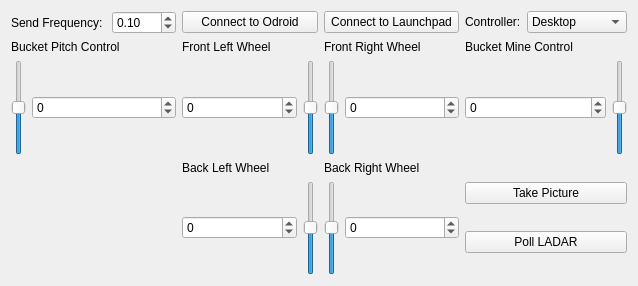
<?xml version="1.0" encoding="UTF-8"?>
<ui version="4.0">
 <class>NASAboticsControlInterfaceClass</class>
 <widget class="QWidget" name="NASAboticsControlInterfaceClass">
  <property name="geometry">
   <rect>
    <x>0</x>
    <y>0</y>
    <width>638</width>
    <height>286</height>
   </rect>
  </property>
  <property name="windowTitle">
   <string>NASAboticsControlInterface</string>
  </property>
  <layout class="QGridLayout" name="gridLayout">
   <item row="3" column="0">
    <layout class="QVBoxLayout" name="bucket_pitch_control_layout_">
     <item>
      <widget class="QLabel" name="label_8">
       <property name="text">
        <string>Bucket Pitch Control</string>
       </property>
      </widget>
     </item>
     <item>
      <layout class="QHBoxLayout" name="horizontalLayout_6">
       <item>
        <widget class="QSlider" name="bucket_pitch_control_slider_">
         <property name="minimum">
          <number>-128</number>
         </property>
         <property name="maximum">
          <number>127</number>
         </property>
         <property name="orientation">
          <enum>Qt::Vertical</enum>
         </property>
        </widget>
       </item>
       <item>
        <widget class="QSpinBox" name="bucket_pitch_control_spinbox_">
         <property name="minimum">
          <number>-128</number>
         </property>
         <property name="maximum">
          <number>127</number>
         </property>
        </widget>
       </item>
      </layout>
     </item>
    </layout>
   </item>
   <item row="3" column="1">
    <layout class="QVBoxLayout" name="front_left_wheel_layout_">
     <item>
      <widget class="QLabel" name="label_3">
       <property name="text">
        <string>Front Left Wheel</string>
       </property>
      </widget>
     </item>
     <item>
      <layout class="QHBoxLayout" name="horizontalLayout">
       <item>
        <widget class="QSpinBox" name="front_left_wheel_spinbox_">
         <property name="minimum">
          <number>-32678</number>
         </property>
         <property name="maximum">
          <number>32678</number>
         </property>
         <property name="value">
          <number>0</number>
         </property>
        </widget>
       </item>
       <item>
        <widget class="QSlider" name="front_left_wheel_slider_">
         <property name="minimum">
          <number>-32678</number>
         </property>
         <property name="maximum">
          <number>32677</number>
         </property>
         <property name="orientation">
          <enum>Qt::Vertical</enum>
         </property>
        </widget>
       </item>
      </layout>
     </item>
    </layout>
   </item>
   <item row="0" column="3">
    <layout class="QFormLayout" name="controller_select_layout_">
     <property name="fieldGrowthPolicy">
      <enum>QFormLayout::AllNonFixedFieldsGrow</enum>
     </property>
     <item row="0" column="0">
      <widget class="QLabel" name="controller_select_label_">
       <property name="text">
        <string>Controller:</string>
       </property>
      </widget>
     </item>
     <item row="0" column="1">
      <widget class="QComboBox" name="controller_select_">
       <property name="editable">
        <bool>false</bool>
       </property>
       <item>
        <property name="text">
         <string>Desktop</string>
        </property>
       </item>
       <item>
        <property name="text">
         <string>XBox (type1)</string>
        </property>
       </item>
      </widget>
     </item>
    </layout>
   </item>
   <item row="0" column="0">
    <layout class="QFormLayout" name="send_frequency_layout_">
     <property name="fieldGrowthPolicy">
      <enum>QFormLayout::AllNonFixedFieldsGrow</enum>
     </property>
     <item row="0" column="0">
      <widget class="QLabel" name="send_frequency_label_">
       <property name="text">
        <string>Send Frequency: </string>
       </property>
      </widget>
     </item>
     <item row="0" column="1">
      <widget class="QDoubleSpinBox" name="send_frequency_spinbox_">
       <property name="maximum">
        <double>100.000000000000000</double>
       </property>
       <property name="value">
        <double>0.100000000000000</double>
       </property>
      </widget>
     </item>
    </layout>
   </item>
   <item row="4" column="2">
    <layout class="QVBoxLayout" name="back_right_wheel_layout_">
     <item>
      <widget class="QLabel" name="label_6">
       <property name="text">
        <string>Back Right Wheel</string>
       </property>
      </widget>
     </item>
     <item>
      <layout class="QHBoxLayout" name="horizontalLayout_4">
       <item>
        <widget class="QSlider" name="back_right_wheel_slider_">
         <property name="minimum">
          <number>-32678</number>
         </property>
         <property name="maximum">
          <number>32677</number>
         </property>
         <property name="orientation">
          <enum>Qt::Vertical</enum>
         </property>
        </widget>
       </item>
       <item>
        <widget class="QSpinBox" name="back_right_wheel_spinbox_">
         <property name="minimum">
          <number>-32678</number>
         </property>
         <property name="maximum">
          <number>32678</number>
         </property>
         <property name="value">
          <number>0</number>
         </property>
        </widget>
       </item>
      </layout>
     </item>
    </layout>
   </item>
   <item row="3" column="2">
    <layout class="QVBoxLayout" name="front_right_wheel_layout_">
     <item>
      <widget class="QLabel" name="label_4">
       <property name="text">
        <string>Front Right Wheel</string>
       </property>
      </widget>
     </item>
     <item>
      <layout class="QHBoxLayout" name="horizontalLayout_2">
       <item>
        <widget class="QSlider" name="front_right_wheel_slider_">
         <property name="minimum">
          <number>-32678</number>
         </property>
         <property name="maximum">
          <number>32677</number>
         </property>
         <property name="orientation">
          <enum>Qt::Vertical</enum>
         </property>
        </widget>
       </item>
       <item>
        <widget class="QSpinBox" name="front_right_wheel_spinbox_">
         <property name="minimum">
          <number>-32678</number>
         </property>
         <property name="maximum">
          <number>32678</number>
         </property>
         <property name="value">
          <number>0</number>
         </property>
        </widget>
       </item>
      </layout>
     </item>
    </layout>
   </item>
   <item row="3" column="3">
    <layout class="QVBoxLayout" name="mine_control_layout_">
     <item>
      <widget class="QLabel" name="label_7">
       <property name="text">
        <string>Bucket Mine Control</string>
       </property>
      </widget>
     </item>
     <item>
      <layout class="QHBoxLayout" name="horizontalLayout_5">
       <item>
        <widget class="QSpinBox" name="bucket_mine_control_spinbox_">
         <property name="minimum">
          <number>-128</number>
         </property>
         <property name="maximum">
          <number>127</number>
         </property>
        </widget>
       </item>
       <item>
        <widget class="QSlider" name="bucket_mine_control_slider_">
         <property name="minimum">
          <number>-128</number>
         </property>
         <property name="maximum">
          <number>127</number>
         </property>
         <property name="orientation">
          <enum>Qt::Vertical</enum>
         </property>
        </widget>
       </item>
      </layout>
     </item>
    </layout>
   </item>
   <item row="4" column="1">
    <layout class="QVBoxLayout" name="back_left_wheel_layout_">
     <item>
      <widget class="QLabel" name="label_5">
       <property name="text">
        <string>Back Left Wheel</string>
       </property>
      </widget>
     </item>
     <item>
      <layout class="QHBoxLayout" name="horizontalLayout_3">
       <item>
        <widget class="QSpinBox" name="back_left_wheel_spinbox_">
         <property name="minimum">
          <number>-32678</number>
         </property>
         <property name="maximum">
          <number>32678</number>
         </property>
         <property name="value">
          <number>0</number>
         </property>
        </widget>
       </item>
       <item>
        <widget class="QSlider" name="back_left_wheel_slider_">
         <property name="minimum">
          <number>-32678</number>
         </property>
         <property name="maximum">
          <number>32677</number>
         </property>
         <property name="orientation">
          <enum>Qt::Vertical</enum>
         </property>
        </widget>
       </item>
      </layout>
     </item>
    </layout>
   </item>
   <item row="4" column="3">
    <layout class="QVBoxLayout" name="verticalLayout">
     <item>
      <widget class="QPushButton" name="take_picture_button_">
       <property name="text">
        <string>Take Picture</string>
       </property>
      </widget>
     </item>
     <item>
      <widget class="QPushButton" name="poll_ladar_button_">
       <property name="text">
        <string>Poll LADAR</string>
       </property>
      </widget>
     </item>
    </layout>
   </item>
   <item row="4" column="0">
    <widget class="QLabel" name="label">
     <property name="styleSheet">
      <string notr="true">image: url(:/NASAboticsControlInterface/Resources/GR_Logo.jpg);</string>
     </property>
     <property name="text">
      <string/>
     </property>
    </widget>
   </item>
   <item row="0" column="1">
    <widget class="QPushButton" name="connect_to_odroid_btn_">
     <property name="text">
      <string>Connect to Odroid</string>
     </property>
    </widget>
   </item>
   <item row="0" column="2">
    <widget class="QPushButton" name="connect_to_launchpad_btn_">
     <property name="text">
      <string>Connect to Launchpad</string>
     </property>
    </widget>
   </item>
  </layout>
 </widget>
 <layoutdefault spacing="6" margin="11"/>
 <tabstops>
  <tabstop>send_frequency_spinbox_</tabstop>
  <tabstop>controller_select_</tabstop>
  <tabstop>bucket_pitch_control_slider_</tabstop>
  <tabstop>bucket_pitch_control_spinbox_</tabstop>
  <tabstop>front_left_wheel_spinbox_</tabstop>
  <tabstop>front_left_wheel_slider_</tabstop>
  <tabstop>front_right_wheel_slider_</tabstop>
  <tabstop>front_right_wheel_spinbox_</tabstop>
  <tabstop>bucket_mine_control_spinbox_</tabstop>
  <tabstop>bucket_mine_control_slider_</tabstop>
  <tabstop>back_left_wheel_spinbox_</tabstop>
  <tabstop>back_left_wheel_slider_</tabstop>
  <tabstop>back_right_wheel_slider_</tabstop>
  <tabstop>back_right_wheel_spinbox_</tabstop>
 </tabstops>
 <resources>
  <include location="nasaboticscontrolinterface.qrc"/>
 </resources>
 <connections>
  <connection>
   <sender>bucket_pitch_control_spinbox_</sender>
   <signal>valueChanged(int)</signal>
   <receiver>bucket_pitch_control_slider_</receiver>
   <slot>setValue(int)</slot>
   <hints>
    <hint type="sourcelabel">
     <x>183</x>
     <y>201</y>
    </hint>
    <hint type="destinationlabel">
     <x>28</x>
     <y>150</y>
    </hint>
   </hints>
  </connection>
  <connection>
   <sender>bucket_pitch_control_slider_</sender>
   <signal>valueChanged(int)</signal>
   <receiver>bucket_pitch_control_spinbox_</receiver>
   <slot>setValue(int)</slot>
   <hints>
    <hint type="sourcelabel">
     <x>33</x>
     <y>150</y>
    </hint>
    <hint type="destinationlabel">
     <x>156</x>
     <y>201</y>
    </hint>
   </hints>
  </connection>
  <connection>
   <sender>front_left_wheel_spinbox_</sender>
   <signal>valueChanged(int)</signal>
   <receiver>front_left_wheel_slider_</receiver>
   <slot>setValue(int)</slot>
   <hints>
    <hint type="sourcelabel">
     <x>260</x>
     <y>201</y>
    </hint>
    <hint type="destinationlabel">
     <x>289</x>
     <y>150</y>
    </hint>
   </hints>
  </connection>
  <connection>
   <sender>front_left_wheel_slider_</sender>
   <signal>valueChanged(int)</signal>
   <receiver>front_left_wheel_spinbox_</receiver>
   <slot>setValue(int)</slot>
   <hints>
    <hint type="sourcelabel">
     <x>289</x>
     <y>150</y>
    </hint>
    <hint type="destinationlabel">
     <x>260</x>
     <y>201</y>
    </hint>
   </hints>
  </connection>
  <connection>
   <sender>front_right_wheel_spinbox_</sender>
   <signal>valueChanged(int)</signal>
   <receiver>front_right_wheel_slider_</receiver>
   <slot>setValue(int)</slot>
   <hints>
    <hint type="sourcelabel">
     <x>401</x>
     <y>201</y>
    </hint>
    <hint type="destinationlabel">
     <x>322</x>
     <y>150</y>
    </hint>
   </hints>
  </connection>
  <connection>
   <sender>front_right_wheel_slider_</sender>
   <signal>valueChanged(int)</signal>
   <receiver>front_right_wheel_spinbox_</receiver>
   <slot>setValue(int)</slot>
   <hints>
    <hint type="sourcelabel">
     <x>322</x>
     <y>150</y>
    </hint>
    <hint type="destinationlabel">
     <x>401</x>
     <y>201</y>
    </hint>
   </hints>
  </connection>
  <connection>
   <sender>back_left_wheel_spinbox_</sender>
   <signal>valueChanged(int)</signal>
   <receiver>back_left_wheel_slider_</receiver>
   <slot>setValue(int)</slot>
   <hints>
    <hint type="sourcelabel">
     <x>260</x>
     <y>526</y>
    </hint>
    <hint type="destinationlabel">
     <x>289</x>
     <y>392</y>
    </hint>
   </hints>
  </connection>
  <connection>
   <sender>back_left_wheel_slider_</sender>
   <signal>valueChanged(int)</signal>
   <receiver>back_left_wheel_spinbox_</receiver>
   <slot>setValue(int)</slot>
   <hints>
    <hint type="sourcelabel">
     <x>289</x>
     <y>392</y>
    </hint>
    <hint type="destinationlabel">
     <x>260</x>
     <y>526</y>
    </hint>
   </hints>
  </connection>
  <connection>
   <sender>back_right_wheel_slider_</sender>
   <signal>valueChanged(int)</signal>
   <receiver>back_right_wheel_spinbox_</receiver>
   <slot>setValue(int)</slot>
   <hints>
    <hint type="sourcelabel">
     <x>322</x>
     <y>392</y>
    </hint>
    <hint type="destinationlabel">
     <x>401</x>
     <y>526</y>
    </hint>
   </hints>
  </connection>
  <connection>
   <sender>back_right_wheel_spinbox_</sender>
   <signal>valueChanged(int)</signal>
   <receiver>back_right_wheel_slider_</receiver>
   <slot>setValue(int)</slot>
   <hints>
    <hint type="sourcelabel">
     <x>401</x>
     <y>526</y>
    </hint>
    <hint type="destinationlabel">
     <x>322</x>
     <y>392</y>
    </hint>
   </hints>
  </connection>
  <connection>
   <sender>bucket_mine_control_spinbox_</sender>
   <signal>valueChanged(int)</signal>
   <receiver>bucket_mine_control_slider_</receiver>
   <slot>setValue(int)</slot>
   <hints>
    <hint type="sourcelabel">
     <x>606</x>
     <y>201</y>
    </hint>
    <hint type="destinationlabel">
     <x>951</x>
     <y>150</y>
    </hint>
   </hints>
  </connection>
  <connection>
   <sender>bucket_mine_control_slider_</sender>
   <signal>valueChanged(int)</signal>
   <receiver>bucket_mine_control_spinbox_</receiver>
   <slot>setValue(int)</slot>
   <hints>
    <hint type="sourcelabel">
     <x>951</x>
     <y>150</y>
    </hint>
    <hint type="destinationlabel">
     <x>606</x>
     <y>201</y>
    </hint>
   </hints>
  </connection>
 </connections>
</ui>
